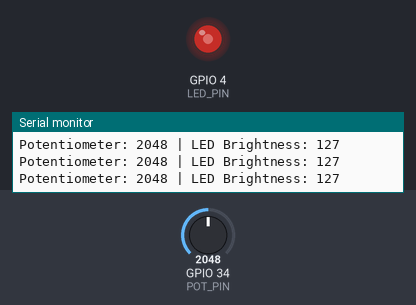
This program was run on a simulated ESP32. Parts: output pins drawn as LEDs (lit = HIGH), the last lines printed to the serial monitor. Inputs (shaded band) come from the test bench; at power-on: GPIO 34 (POT_PIN) = 2048.

Above: at 1.2 s.
1.3 s: GPIO 34 (POT_PIN) set to 2866
At 2.5 s:
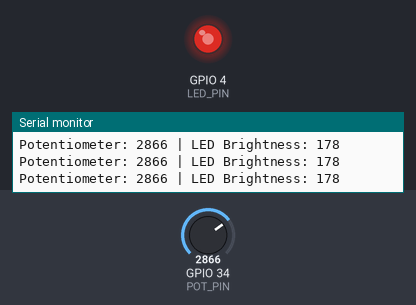
2.8 s: GPIO 34 (POT_PIN) set to 3603
At 4.0 s:
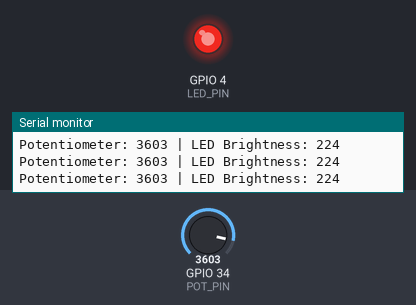
4.3 s: GPIO 34 (POT_PIN) set to 491
At 5.3 s:
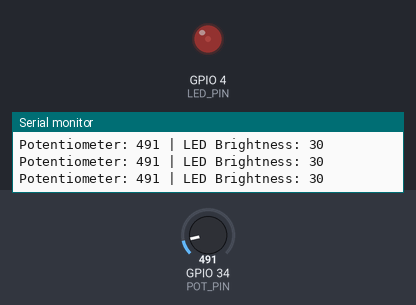
5.8 s: GPIO 34 (POT_PIN) set to 0
At 6.7 s:
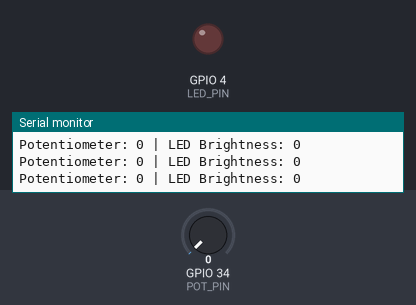
7.3 s: GPIO 34 (POT_PIN) set to 2047
At 8.0 s:
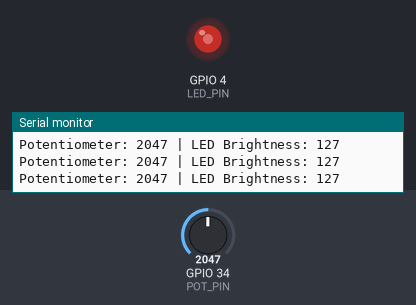
Timing chart, 0 to 9.8 s (numbered marks = the images above; inputs shaded):
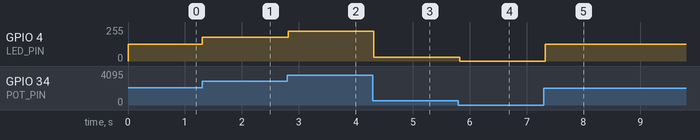

Measured:
- after the input at 1.3 s, GPIO 4 (LED_PIN): 127/255 → 177/255 at once
- after the input at 2.8 s, GPIO 4 (LED_PIN): 177/255 → 223/255 at once
- after the input at 4.3 s, GPIO 4 (LED_PIN): 223/255 → 30/255 at once
- after the input at 5.8 s, GPIO 4 (LED_PIN): 30/255 → 0/255 at once
- after the input at 7.3 s, GPIO 4 (LED_PIN): 0/255 → 127/255 at once

The program:

main.cpp
```cpp
#include <Arduino.h>

#define POT_PIN 34   // Chân đọc tín hiệu từ Potentiometer (ADC)
#define LED_PIN 4    // Chân LED (PWM)

void setup() {
  Serial.begin(115200);

  pinMode(POT_PIN, INPUT);

  // Cấu hình PWM cho LED trên kênh 0, tần số 5000Hz, độ phân giải 8-bit
  ledcSetup(0, 5000, 8);
  ledcAttachPin(LED_PIN, 0);
}

void loop() {
  int potValue = analogRead(POT_PIN);   // Đọc giá trị từ biến trở (0-4095)
  int brightness = map(potValue, 0, 4095, 0, 255);  // Chuyển đổi về 0-255

  Serial.print("Potentiometer: ");
  Serial.print(potValue);
  Serial.print(" | LED Brightness: ");
  Serial.println(brightness);

  ledcWrite(0, brightness);  // Điều khiển độ sáng LED bằng PWM

  delay(100);
}
```
